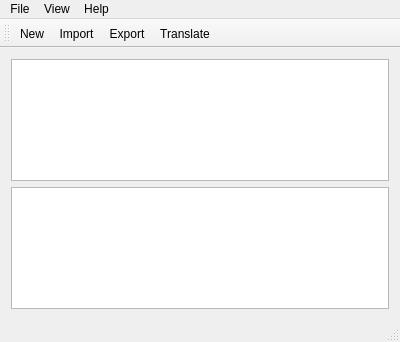
<?xml version="1.0" encoding="UTF-8"?>
<ui version="4.0">
 <class>MainWindow</class>
 <widget class="QMainWindow" name="MainWindow">
  <property name="geometry">
   <rect>
    <x>0</x>
    <y>0</y>
    <width>400</width>
    <height>342</height>
   </rect>
  </property>
  <property name="windowTitle">
   <string>Englsh Malayalam translator</string>
  </property>
  <property name="toolTip">
   <string>&lt;html&gt;&lt;head/&gt;&lt;body&gt;&lt;p&gt;c&lt;/p&gt;&lt;/body&gt;&lt;/html&gt;</string>
  </property>
  <widget class="QWidget" name="centralWidget">
   <layout class="QGridLayout" name="gridLayout">
    <item row="0" column="0">
     <layout class="QVBoxLayout" name="verticalLayout">
      <item>
       <widget class="QTextEdit" name="sourcetext"/>
      </item>
     </layout>
    </item>
    <item row="1" column="0">
     <widget class="QTextBrowser" name="output">
      <property name="enabled">
       <bool>true</bool>
      </property>
     </widget>
    </item>
   </layout>
  </widget>
  <widget class="QMenuBar" name="menuBar">
   <property name="geometry">
    <rect>
     <x>0</x>
     <y>0</y>
     <width>400</width>
     <height>25</height>
    </rect>
   </property>
   <widget class="QMenu" name="menuFile">
    <property name="title">
     <string>File</string>
    </property>
    <addaction name="actionNew"/>
    <addaction name="actionImport"/>
    <addaction name="actionExport"/>
    <addaction name="separator"/>
    <addaction name="actionQuit"/>
   </widget>
   <widget class="QMenu" name="menuView">
    <property name="title">
     <string>View</string>
    </property>
   </widget>
   <widget class="QMenu" name="menuHelp">
    <property name="title">
     <string>Help</string>
    </property>
    <addaction name="actionTutorial"/>
    <addaction name="actionAbout"/>
   </widget>
   <addaction name="menuFile"/>
   <addaction name="menuView"/>
   <addaction name="menuHelp"/>
  </widget>
  <widget class="QToolBar" name="mainToolBar">
   <property name="movable">
    <bool>true</bool>
   </property>
   <attribute name="toolBarArea">
    <enum>TopToolBarArea</enum>
   </attribute>
   <attribute name="toolBarBreak">
    <bool>false</bool>
   </attribute>
   <addaction name="actionNew"/>
   <addaction name="actionImport"/>
   <addaction name="actionExport"/>
   <addaction name="actionTranslate"/>
  </widget>
  <widget class="QStatusBar" name="statusBar"/>
  <action name="actionNew">
   <property name="text">
    <string>New</string>
   </property>
  </action>
  <action name="actionImport">
   <property name="text">
    <string>Import</string>
   </property>
  </action>
  <action name="actionExport">
   <property name="text">
    <string>Export</string>
   </property>
  </action>
  <action name="actionTutorial">
   <property name="text">
    <string>Tutorial</string>
   </property>
  </action>
  <action name="actionAbout">
   <property name="text">
    <string>About</string>
   </property>
  </action>
  <action name="actionQuit">
   <property name="text">
    <string>Quit</string>
   </property>
  </action>
  <action name="actionTranslate">
   <property name="text">
    <string>Translate</string>
   </property>
   <property name="shortcut">
    <string>Ctrl+T</string>
   </property>
  </action>
 </widget>
 <layoutdefault spacing="6" margin="11"/>
 <resources/>
 <connections>
  <connection>
   <sender>actionQuit</sender>
   <signal>triggered()</signal>
   <receiver>MainWindow</receiver>
   <slot>close()</slot>
   <hints>
    <hint type="sourcelabel">
     <x>-1</x>
     <y>-1</y>
    </hint>
    <hint type="destinationlabel">
     <x>199</x>
     <y>149</y>
    </hint>
   </hints>
  </connection>
 </connections>
</ui>
